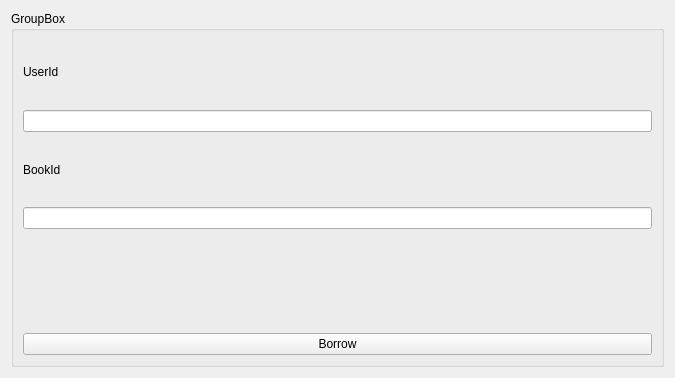
<?xml version="1.0" encoding="UTF-8"?>
<ui version="4.0">
 <class>BorrowBoow</class>
 <widget class="QWidget" name="BorrowBoow">
  <property name="geometry">
   <rect>
    <x>0</x>
    <y>0</y>
    <width>675</width>
    <height>378</height>
   </rect>
  </property>
  <property name="windowTitle">
   <string>Form</string>
  </property>
  <layout class="QHBoxLayout" name="horizontalLayout">
   <item>
    <widget class="QGroupBox" name="groupBox">
     <property name="title">
      <string>GroupBox</string>
     </property>
     <layout class="QVBoxLayout" name="verticalLayout_7">
      <item>
       <layout class="QVBoxLayout" name="verticalLayout">
        <item>
         <widget class="QLabel" name="label">
          <property name="text">
           <string>UserId</string>
          </property>
         </widget>
        </item>
        <item>
         <widget class="QLineEdit" name="userid"/>
        </item>
       </layout>
      </item>
      <item>
       <layout class="QVBoxLayout" name="verticalLayout_2">
        <item>
         <widget class="QLabel" name="label_2">
          <property name="text">
           <string>BookId</string>
          </property>
         </widget>
        </item>
        <item>
         <widget class="QLineEdit" name="bookid"/>
        </item>
       </layout>
      </item>
      <item>
       <layout class="QVBoxLayout" name="verticalLayout_3">
        <item>
         <widget class="QLabel" name="label_3">
          <property name="text">
           <string/>
          </property>
         </widget>
        </item>
       </layout>
      </item>
      <item>
       <layout class="QVBoxLayout" name="verticalLayout_4"/>
      </item>
      <item>
       <layout class="QVBoxLayout" name="verticalLayout_5"/>
      </item>
      <item>
       <layout class="QVBoxLayout" name="verticalLayout_6">
        <item>
         <widget class="QPushButton" name="Borrow">
          <property name="text">
           <string>Borrow</string>
          </property>
         </widget>
        </item>
       </layout>
      </item>
     </layout>
    </widget>
   </item>
  </layout>
 </widget>
 <resources/>
 <connections/>
</ui>
